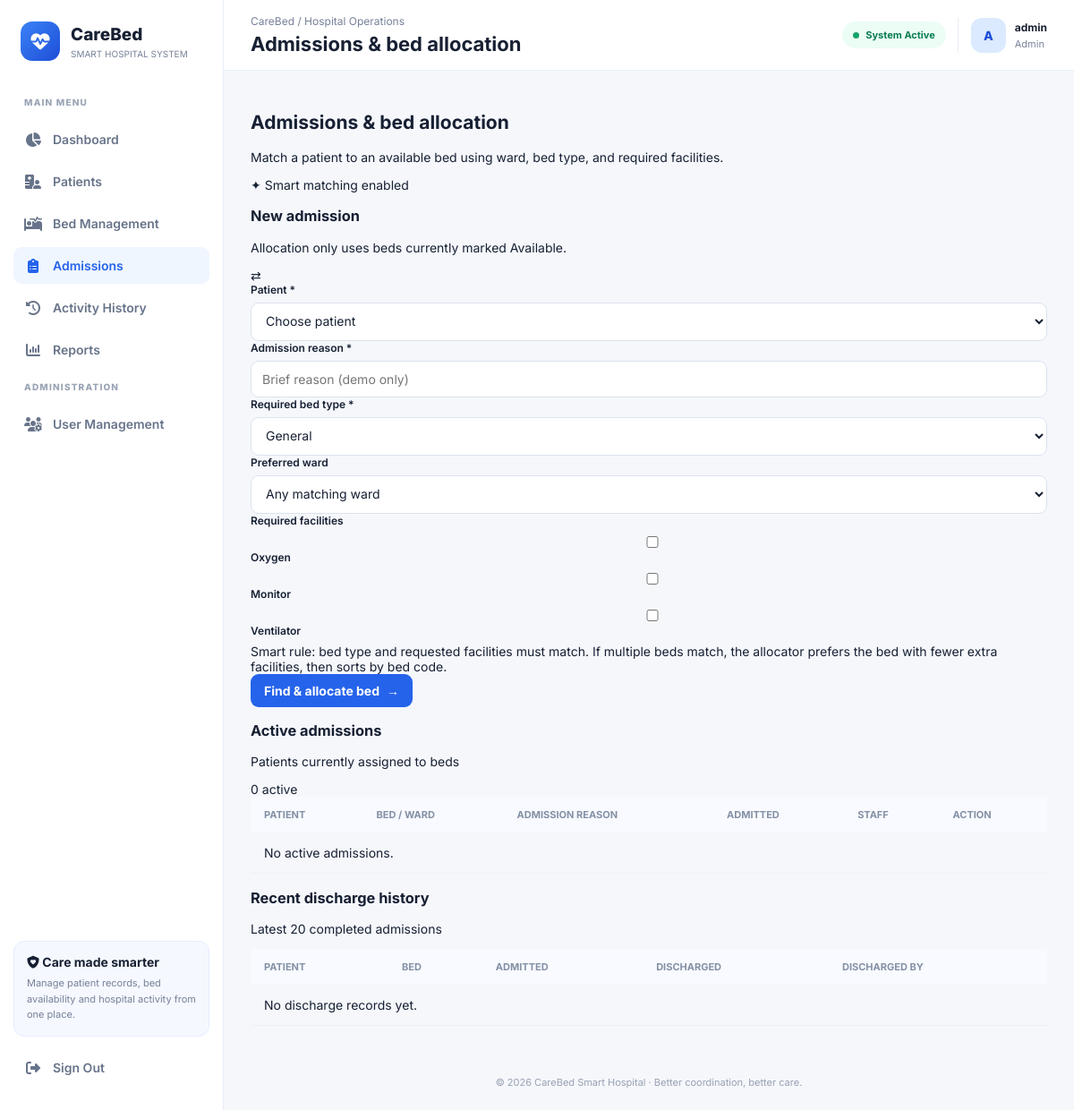
The app's page /admissions (signed in) with its own data.
### app.py (models this page shows, shortened)
class User(UserMixin, db.Model):
    id = db.Column(db.Integer, primary_key=True)
    username = db.Column(db.String(80), unique=True, nullable=False)
    password_hash = db.Column(db.String(255), nullable=False)
    role = db.Column(db.String(20), nullable=False, default="staff")
    created_at = db.Column(db.DateTime, default=datetime.utcnow)

### app.py (the view, shortened to what this page needs)
@app.route("/admissions", methods=["GET", "POST"])
@login_required
def admissions():
    patient_list = Patient.query.order_by(Patient.full_name).all()
    active = (
        Admission.query.filter_by(status="Active")
        .order_by(Admission.admitted_at.desc())
        .all()
    )
    history_list = (
        Admission.query.filter_by(status="Discharged")
        .order_by(Admission.discharged_at.desc())
        .limit(20)
        .all()
    )
    wards = sorted({bed.ward for bed in Bed.query.all()})
    return render_template(
        "admissions.html",
        patients=patient_list,
        active=active,
        history=history_list,
        wards=wards
    )

### app.py (called while the page is built)
@login_manager.user_loader
def load_user(user_id):
    return db.session.get(User, int(user_id))

### templates/admissions.html (shortened to what this page needs)
{% extends "base.html" %}
{% block page_heading %}Admissions & bed allocation{% endblock %}
{% block content %}
<div class="section-intro"><div><h1>Admissions & bed allocation</h1><p>Match a patient to an available bed using ward, bed type, and required facilities.</p></div><span class="smart-chip">✦ Smart matching enabled</span></div>
<div class="panel-card mb-4"><div class="panel-heading"><div><h3>New admission</h3><p>Allocation only uses beds currently marked Available.</p></div><span class="metric-icon purple">⇄</span></div>
<form method="post" class="row g-3">
<div class="col-lg-4"><label class="form-label">Patient *</label><select class="form-select" name="patient_id" required><option value="">Choose patient</option></select></div>
<div class="col-lg-4"><label class="form-label">Admission reason *</label><input class="form-control" name="reason" required maxlength="255" placeholder="Brief reason (demo only)"></div>
<div class="col-lg-4"><label class="form-label">Required bed type *</label><select class="form-select" name="required_type" required><option>General</option><option>ICU</option><option>Pediatric</option><option>Private</option></select></div>
<div class="col-md-4"><label class="form-label">Preferred ward</label><select class="form-select" name="required_ward"><option value="">Any matching ward</option>{% for w in wards %}<option>{{ w }}</option>{% endfor %}</select></div>
<div class="col-md-8"><label class="form-label d-block">Required facilities</label><div class="facility-options"><label><input type="checkbox" name="required_facilities" value="Oxygen"> Oxygen</label><label><input type="checkbox" name="required_facilities" value="Monitor"> Monitor</label><label><input type="checkbox" name="required_facilities" value="Ventilator"> Ventilator</label></div></div>
<div class="col-12"><div class="info-strip">Smart rule: bed type and requested facilities must match. If multiple beds match, the allocator prefers the bed with fewer extra facilities, then sorts by bed code.</div><button class="btn btn-primary mt-3" type="submit" {% if not patients %}disabled{% endif %}>Find & allocate bed <span>→</span></button></div>
</form></div>
<div class="panel-card mb-4"><div class="panel-heading"><div><h3>Active admissions</h3><p>Patients currently assigned to beds</p></div><span class="count-chip">{{ active|length }} active</span></div><div class="table-responsive"><table class="table modern-table"><thead><tr><th>Patient</th><th>Bed / ward</th><th>Admission reason</th><th>Admitted</th><th>Staff</th><th>Action</th></tr></thead><tbody>{% for a in active %}<tr><td><strong>{{ a.patient.full_name }}</strong><small class="table-sub">{{ a.patient.patient_code }}</small></td><td><strong>{{ a.bed.bed_code }}</strong><small class="table-sub">{{ a.bed.ward }} · {{ a.bed.bed_type }}</small></td><td>{{ a.reason }}</td><td>{{ a.admitted_at.strftime('%d %b %Y, %H:%M') }}</td><td>{{ a.admitted_by }}</td><td><form method="post" action="{{ url_for('discharge', admission_id=a.id) }}" data-confirm="Confirm discharge for {{ a.patient.full_name }}?"><button class="btn btn-sm btn-outline-primary">Discharge</button></form></td></tr>{% else %}<tr><td colspan="6" class="empty-state">No active admissions.</td></tr>{% endfor %}</tbody></table></div></div>
<div class="panel-card"><div class="panel-heading"><div><h3>Recent discharge history</h3><p>Latest 20 completed admissions</p></div></div><div class="table-responsive"><table class="table modern-table"><thead><tr><th>Patient</th><th>Bed</th><th>Admitted</th><th>Discharged</th><th>Discharged by</th></tr></thead><tbody>{% for a in history %}<tr><td>{{ a.patient.full_name }}<small class="table-sub">{{ a.patient.patient_code }}</small></td><td>{{ a.bed.bed_code }}</td><td>{{ a.admitted_at.strftime('%d %b %Y') }}</td><td>{{ a.discharged_at.strftime('%d %b %Y, %H:%M') if a.discharged_at else '—' }}</td><td>{{ a.discharged_by or '—' }}</td></tr>{% else %}<tr><td colspan="5" class="empty-state">No discharge records yet.</td></tr>{% endfor %}</tbody></table></div></div>
{% endblock %}

### templates/base.html (shortened to what this page needs)
<!DOCTYPE html>
<html lang="en">
<head>
    <link rel="stylesheet" href="https://cdnjs.cloudflare.com/ajax/libs/font-awesome/6.5.2/css/all.min.css">
</head>
<body>
    {% set ep = request.endpoint or '' %}
    <aside class="sidebar">
        <a class="brand"
           href="{{ url_for('dashboard') if current_user.is_authenticated else url_for('login') }}">
            <div class="brand-icon">
                <i class="fa-solid fa-heart-pulse"></i>
            </div>
            <div>
                <div class="brand-name">CareBed</div>
                <div class="brand-sub">SMART HOSPITAL SYSTEM</div>
            </div>
        </a>
        {% if current_user.is_authenticated %}
        <div class="nav-label">MAIN MENU</div>
        <nav>
            <a class="nav-link {{ 'active' if ep == 'dashboard' else '' }}"
               href="{{ url_for('dashboard') }}">
                <i class="fa-solid fa-chart-pie"></i> Dashboard
            </a>
            <a class="nav-link {{ 'active' if ep in ['patients', 'edit_patient'] else '' }}"
               href="{{ url_for('patients') }}">
                <i class="fa-solid fa-hospital-user"></i> Patients
            </a>
            <a class="nav-link {{ 'active' if ep in ['beds', 'toggle_bed'] else '' }}"
               href="{{ url_for('beds') }}">
                <i class="fa-solid fa-bed-pulse"></i> Bed Management
            </a>
            <a class="nav-link {{ 'active' if ep in ['admissions', 'discharge'] else '' }}"
               href="{{ url_for('admissions') }}">
                <i class="fa-solid fa-clipboard-list"></i> Admissions
            </a>
            <a class="nav-link {{ 'active' if ep == 'history' else '' }}"
               href="{{ url_for('history') }}">
                <i class="fa-solid fa-clock-rotate-left"></i> Activity History
            </a>
            {% if current_user.role == 'admin' %}
            <a class="nav-link {{ 'active' if ep in ['reports', 'export_report'] else '' }}"
               href="{{ url_for('reports') }}">
                <i class="fa-solid fa-chart-column"></i> Reports
            </a>
            <div class="nav-label">ADMINISTRATION</div>
            <a class="nav-link {{ 'active' if ep == 'users' else '' }}"
               href="{{ url_for('users') }}">
                <i class="fa-solid fa-users-gear"></i> User Management
            </a>
            {% endif %}
        </nav>
        {% endif %}
        <div class="sidebar-bottom">
            {% if current_user.is_authenticated %}
            <div class="sidebar-note">
                <strong><i class="fa-solid fa-shield-heart"></i> Care made smarter</strong>
                <p>Manage patient records, bed availability and hospital activity from one place.</p>
            </div>
            <form class="logout-form" method="POST" action="{{ url_for('logout') }}">
                <button type="submit" class="nav-link logout-button">
                    <i class="fa-solid fa-right-from-bracket"></i> Sign Out
                </button>
            </form>
            {% endif %}
        </div>
    </aside>
    <main class="main">
        <header class="topbar">
            <div>
                <div class="topbar-caption">CareBed / Hospital Operations</div>
                <h1>{% block page_heading %}Hospital Overview{% endblock %}</h1>
            </div>
            <div class="topbar-right">
                {% if current_user.is_authenticated %}
                <span class="status-pill">
                    <span class="status-dot"></span> System Active
                </span>
                <div class="profile">
                    <div class="avatar">
                        {{ (current_user.username or 'U')[0]|upper }}
                    </div>
                    <div>
                        <div class="profile-name">{{ current_user.username }}</div>
                        <div class="profile-role">
                            {{ current_user.role|default('Staff', true)|title }}
                        </div>
                    </div>
                </div>
                {% else %}
                <a class="btn btn-primary" href="{{ url_for('login') }}">
                    <i class="fa-solid fa-right-to-bracket"></i> Sign In
                </a>
                {% endif %}
            </div>
        </header>
        <section class="page-content">
            {% block content %}{% endblock %}
        </section>
        <footer class="footer">
            &copy; 2026 CareBed Smart Hospital · Better coordination, better care.
        </footer>
    </main>
</body>
</html>

### templates/base.html (style rules this page uses)
:root { --primary: #2563eb; --primary-dark: #1d4ed8; --primary-light: #eff6ff; --background: #f5f7fb; --surface: #ffffff; --text: #172033; --muted: #778198; --border: #e8edf5; --sidebar-width: 250px; }
* { box-sizing: border-box; }
html, body { margin: 0; min-height: 100%; width: 100%; }
body { font-family: 'Inter', Arial, sans-serif; background: var(--background); color: var(--text); font-size: 14px; }
a { color: inherit; text-decoration: none; }
.sidebar { width: var(--sidebar-width); position: fixed; top: 0; left: 0; bottom: 0; background: white; border-right: 1px solid var(--border); padding: 24px 15px; display: flex; flex-direction: column; z-index: 100; overflow-y: auto; }
.brand { display: flex; align-items: center; gap: 12px; padding: 0 8px 28px; }
.brand-icon { height: 44px; width: 44px; flex-shrink: 0; display: grid; place-items: center; border-radius: 13px; color: white; background: linear-gradient(135deg, #3b82f6, #1d4ed8); font-size: 21px; }
.brand-name { font-size: 19px; font-weight: 800; }
.brand-sub { color: var(--muted); font-size: 10px; margin-top: 4px; }
.nav-label { color: #9aa4b5; font-size: 10px; font-weight: 800; letter-spacing: 1.2px; padding: 12px; }
.sidebar nav { display: flex; flex-direction: column; }
.nav-link { display: flex; align-items: center; gap: 12px; width: 100%; padding: 12px; margin: 3px 0; border: 0; border-radius: 9px; background: transparent; color: #68748a; font: inherit; font-weight: 600; text-align: left; cursor: pointer; }
.nav-link i { width: 20px; text-align: center; font-size: 16px; }
.nav-link:hover, .nav-link.active { background: var(--primary-light); color: var(--primary); }
.sidebar-bottom { margin-top: auto; padding-top: 15px; }
.sidebar-note { padding: 14px; background: #f5f8ff; border: 1px solid #e6edff; border-radius: 12px; margin-bottom: 14px; }
.sidebar-note strong { display: block; margin-bottom: 7px; }
.sidebar-note p { color: var(--muted); font-size: 11px; line-height: 1.6; margin: 0; }
.logout-form { margin: 0; }
.main { width: calc(100% - var(--sidebar-width)); min-width: 0; min-height: 100vh; margin-left: var(--sidebar-width); }
.topbar { min-height: 78px; padding: 16px 30px; background: #ffffff; border-bottom: 1px solid var(--border); display: flex; align-items: center; justify-content: space-between; gap: 16px; position: sticky; top: 0; z-index: 50; }
.topbar-caption { color: var(--muted); font-size: 12px; margin-bottom: 5px; }
.topbar h1 { font-size: 22px; margin: 0; }
.topbar-right { display: flex; align-items: center; gap: 13px; }
.status-pill { display: inline-flex; align-items: center; gap: 7px; border-radius: 30px; padding: 8px 12px; background: #ecfdf5; color: #087f51; font-size: 11px; font-weight: 700; }
.status-dot { width: 7px; height: 7px; border-radius: 50%; background: #16a36a; }
.profile { display: flex; align-items: center; gap: 10px; padding-left: 14px; border-left: 1px solid var(--border); }
.avatar { width: 39px; height: 39px; border-radius: 12px; display: grid; place-items: center; color: #1d4ed8; background: #dbeafe; font-weight: 800; }
.profile-name { font-size: 12px; font-weight: 700; }
.profile-role { font-size: 11px; color: var(--muted); margin-top: 4px; }
.btn { display: inline-flex; align-items: center; justify-content: center; gap: 8px; padding: 10px 15px; border: 0; border-radius: 9px; font: inherit; font-weight: 700; cursor: pointer; }
.btn-primary { background: var(--primary); color: white; }
.page-content { display: block; width: 100%; max-width: none; margin: 0; padding: 28px 30px 38px; }
input, select, textarea { width: 100%; border: 1px solid #dce3ee; border-radius: 9px; padding: 11px 12px; background: white; color: var(--text); font: inherit; }
label { display: block; font-weight: 600; font-size: 12px; margin-bottom: 7px; }
table { width: 100%; border-collapse: collapse; }
th { text-align: left; color: #8490a5; background: #f8faff; font-size: 11px; text-transform: uppercase; padding: 13px 15px; white-space: nowrap; }
td { padding: 14px 15px; border-bottom: 1px solid #edf0f6; }
.footer { padding: 18px 30px 24px; color: #98a1b2; font-size: 11px; text-align: center; }

### records on screen
User: username "A", username "admin", role "Admin"

### other values on screen
{{ active|length }} "0"
